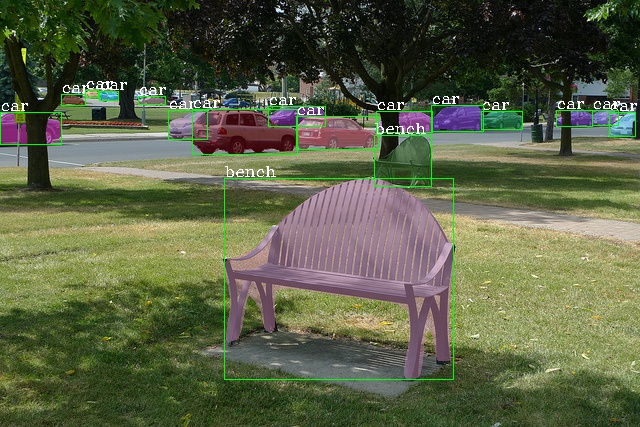
#> input picture mmdetection/resources/coco_test_12510.jpg, 640 x 427 px
$ python -i image_entropy.py   (imports and definitions only)   (older library calls are emulated)
#> lines starting #> are read from the running program, lines starting #| are printed output that depends on the picture
"""Region-level entropy and quality weights for aligned visible/thermal images."""

from __future__ import annotations

from dataclasses import dataclass

import cv2
import numpy as np


@dataclass(frozen=True)
class EntropyConfig:
    quality_threshold: float = 0.68
    ir_rescue_entropy: float = 5.0
    ir_rescue_quality: float = 0.55


@dataclass
class RegionWeights:
    rgb: float
    ir: float
    rgb_entropy: np.ndarray
    ir_entropy: np.ndarray
    rgb_quality: float
    ir_quality: float
    rgb_enabled: bool
    ir_enabled: bool
    ir_rescued_regions: int


# [9 lines left out: function image_entropy, not called in this run]


def _structure_and_noise(gray: np.ndarray) -> tuple[np.ndarray, np.ndarray]:
    """通过高斯平滑和 Sobel 梯度提取灰度图的结构强度，并计算原图与平滑图的绝对差，反映噪声及细节变化"""
    smooth = cv2.GaussianBlur(gray, (0, 0), 1.0)
    gx = cv2.Sobel(smooth, cv2.CV_32F, 1, 0, ksize=3)
    gy = cv2.Sobel(smooth, cv2.CV_32F, 0, 1, ksize=3)
    residual = cv2.absdiff(gray, smooth).astype(np.float32)
    return cv2.magnitude(gx, gy), residual


# [134 lines left out: functions _quality, _positions, compute_region_weights, weights_for_feature_size, not called in this run]

>>> import cv2
>>> picture = cv2.imread('../../resources/coco_test_12510.jpg', cv2.IMREAD_GRAYSCALE)
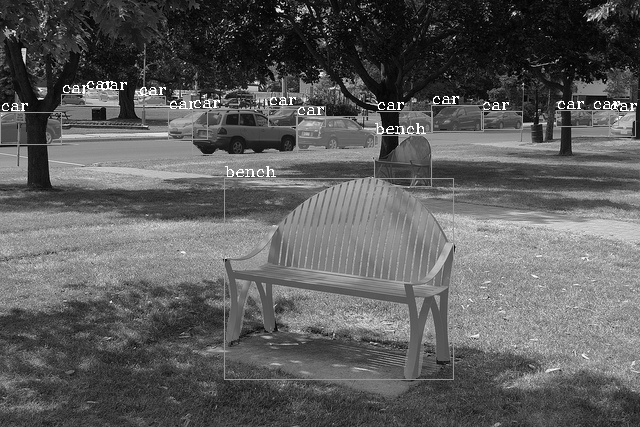
#> picture: shape (427, 640); min 0, max 255, mean 92.2
>>> result = _structure_and_noise(picture)
#> in _structure_and_noise, `smooth = cv2.GaussianBlur(gray, (0, 0), 1.0)`:
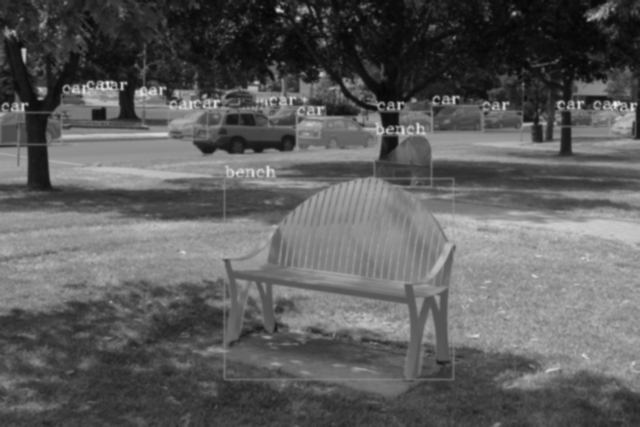
#> smooth: shape (427, 640); min 6, max 243, mean 92.2
#> in _structure_and_noise, `gx = cv2.Sobel(smooth, cv2.CV_32F, 1, 0, ksize=3)`:
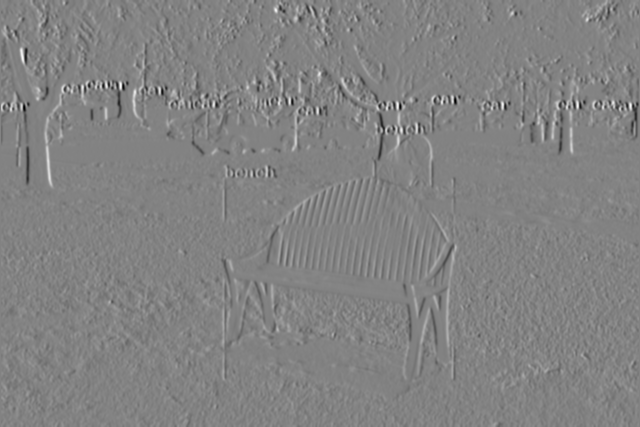
#> gx: shape (427, 640) float32; min -561, max 534, mean 0; drawn with min black and max white
#> in _structure_and_noise, `gy = cv2.Sobel(smooth, cv2.CV_32F, 0, 1, ksize=3)`:
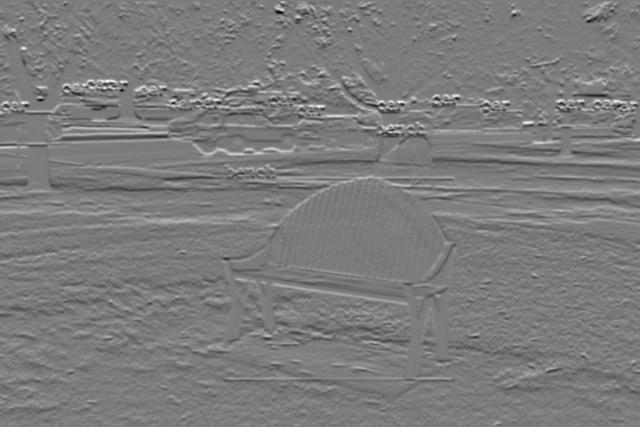
#> gy: shape (427, 640) float32; min -485, max 511, mean 0.6; drawn with min black and max white
#> in _structure_and_noise, `residual = cv2.absdiff(gray, smooth).astype(np.float32)`:
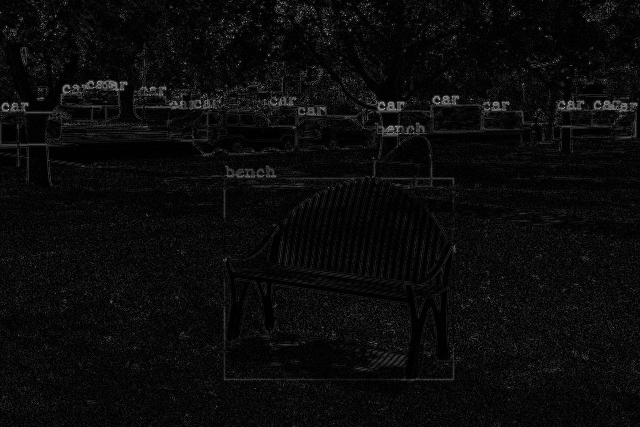
#> residual: shape (427, 640) float32; min 0, max 185, mean 10.8
